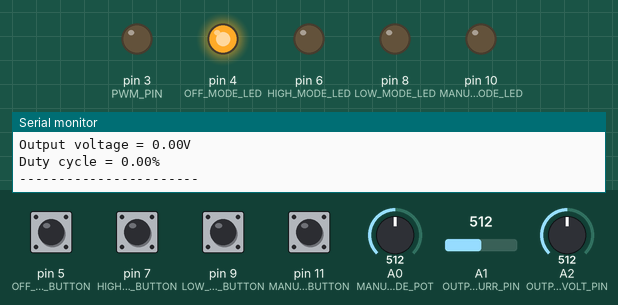
This sketch was run on a simulated Arduino Uno, built with avr-gcc and run on an emulated ATmega328P. Shown: output pins drawn as LEDs (lit = HIGH), the last lines printed to the serial monitor. The inputs (shaded band) are chosen by the test bench; at power-on: pin 5 (OFF_MODE_BUTTON), pin 7 (HIGH_MODE_BUTTON), pin 9 (LOW_MODE_BUTTON), pin 11 (MANUAL_MODE_BUTTON) LOW, A1 (OUTPUT_CURR_PIN) = 512, A2 (OUTPUT_VOLT_PIN) = 512, A0 (MANUAL_MODE_POT) = 512.

Above: at 1.3 s.
1.4 s: pin 7 (HIGH_MODE_BUTTON) pulled HIGH for 0.65 s
At 2.8 s:
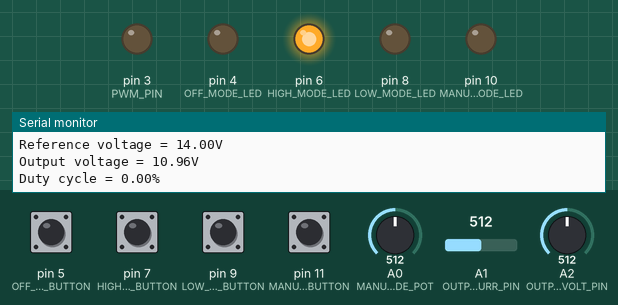
3.5 s: A1 (OUTPUT_CURR_PIN) set to 107
6.6 s: A1 (OUTPUT_CURR_PIN) set to 93
At 7.0 s:
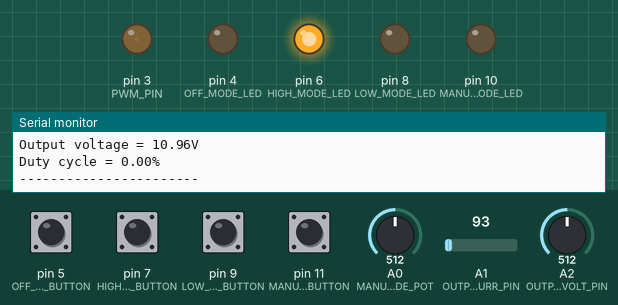
9.7 s: pin 11 (MANUAL_MODE_BUTTON) pulled HIGH for 0.65 s
At 10.4 s:
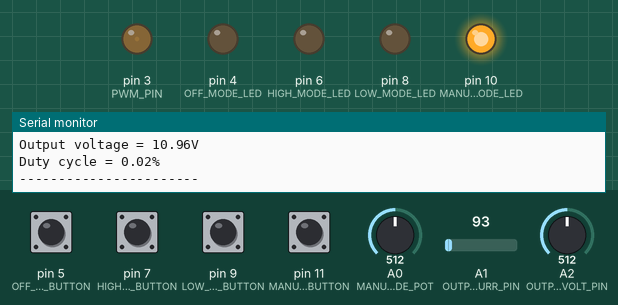
13.5 s: pin 9 (LOW_MODE_BUTTON) pulled HIGH for 0.65 s
At 17.2 s:
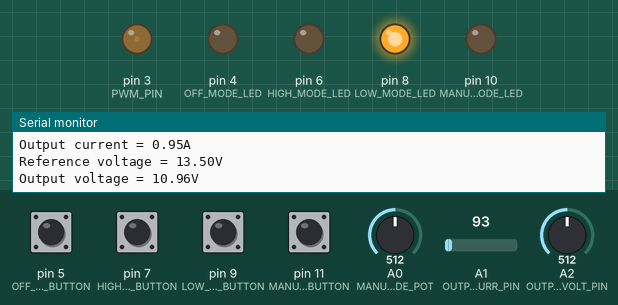
17.3 s: A2 (OUTPUT_VOLT_PIN) set to 716
Timing chart, 0 to 29.7 s (numbered marks = the images above; inputs shaded):
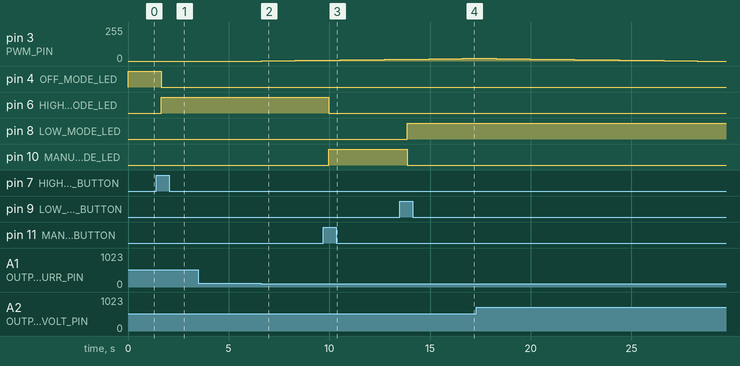

Measured:
- after the input at 1.4 s, pin 4 (OFF_MODE_LED): HIGH → LOW after 0.26 s; pin 6 (HIGH_MODE_LED): LOW → HIGH after 0.26 s
- after the input at 6.6 s, pin 3 (PWM_PIN): moves from 0/255 to 6/255 over 2.8 s, starting after 0.05 s
- after the input at 9.7 s, pin 6 (HIGH_MODE_LED): HIGH → LOW after 0.27 s; pin 10 (MANUAL_MODE_LED): LOW → HIGH after 0.27 s
- after the input at 13.5 s, pin 8 (LOW_MODE_LED): LOW → HIGH after 0.36 s; pin 10 (MANUAL_MODE_LED): HIGH → LOW after 0.36 s

The sketch:

charge_controller_v2.5.ino
```cpp
// Only have 8 bits of precision for duty cycle

// Pin labels
// ----------
// Potentiometer pin
#define MANUAL_MODE_POT     A0
// Output current measurement
#define OUTPUT_CURR_PIN     A1
// Output voltage measurement
#define OUTPUT_VOLT_PIN     A2
// PWM pin
#define PWM_PIN             3
// LED pins
#define OFF_MODE_LED        4
#define HIGH_MODE_LED       6
#define LOW_MODE_LED        8
#define MANUAL_MODE_LED     10
// Push button pins
#define OFF_MODE_BUTTON     5
#define HIGH_MODE_BUTTON    7
#define LOW_MODE_BUTTON     9
#define MANUAL_MODE_BUTTON  11

// State holders
// -------------
// Source selector operating mode
enum operating_mode {off, high, low, manual};
enum operating_mode current_operating_mode = off;

// Global variables
// ----------------
// Output voltage reference value
const float high_mode_output_ref  = 14.0; // Units of volts
const float low_mode_output_ref   = 13.5; // Units of volts
float output_ref = 0;
// Current
float output_curr_val;
const float output_curr_max = 1; // Units of amps
// Duty cycle
unsigned int duty_cycle = 0;
const unsigned int max_duty_cycle = 0.7*255; // 100% duty cycle is equivalent to max_duty_cycle = 255
// Output voltage value
float output_val;
float tolerance = 0.01;

void setup() {
  // Initializations
  // ---------------
  // Analog measurement pin
  pinMode(OUTPUT_VOLT_PIN, INPUT);
  // Push button pins
  pinMode(OFF_MODE_BUTTON, INPUT);
  pinMode(HIGH_MODE_BUTTON, INPUT);
  pinMode(LOW_MODE_BUTTON, INPUT);
  pinMode(MANUAL_MODE_BUTTON, INPUT);
  // Potentiometer pin
  pinMode(MANUAL_MODE_POT, INPUT);
  // PWM pin
  pinMode(PWM_PIN, OUTPUT);
  // LED pins
  pinMode(OFF_MODE_LED, OUTPUT);
  pinMode(HIGH_MODE_LED, OUTPUT);
  pinMode(LOW_MODE_LED, OUTPUT);
  pinMode(MANUAL_MODE_LED, OUTPUT);
  digitalWrite(OFF_MODE_LED, HIGH);
  digitalWrite(HIGH_MODE_LED, LOW);
  digitalWrite(LOW_MODE_LED, LOW);
  digitalWrite(MANUAL_MODE_LED, LOW);

  // PWM initialization
  // ------------------
  TCCR2B = TCCR2B & 0xF8 | 0x01;  // Set the PWM frequency on pin 3 to 32kHz

  // Serial communication initialization
  // -----------------------------------
  Serial.begin(9600);
}
void loop() {
  // To Do:
  // ------
  // Set up pushbuttons to interrupts
  // Proturb and observe
  //while(1);
  // Constant output voltage regulation
  // ----------------------------------
  //int i;
  //for (i = 0; i < 10; i++){
    Update_current_mode();
    // Update reference voltage if in manual mode
    if (current_operating_mode == manual) {
      output_ref = (analogRead(MANUAL_MODE_POT)/1023.0)*25; // Max output of 20V
    }
    Update_duty_cycle();
    //delay(50);
  //}
  //output_curr_val= (analogRead(OUTPUT_CURR_PIN)/1023.0)*10.5;
  //Print_output_curr_val();
  /*
  duty_cycle = (analogRead(MANUAL_MODE_POT)/1023.0)*255;
  analogWrite(PWM_PIN, duty_cycle);
  */

  delay(500);
  Print_output_curr_val();
  Print_output_ref();
  Print_output_val();
  Print_duty_cycle();
  Serial.print("-----------------------\n");
}

// Update current mode
// -------------------
// Polls the push buttons
void Update_current_mode(void) {
  if ((digitalRead(OFF_MODE_BUTTON) == HIGH) && (current_operating_mode != off)) {
    current_operating_mode = off;
    duty_cycle = 0;
    output_ref = 0;
    Turn_mode_LEDs_off();
    digitalWrite(OFF_MODE_LED, HIGH);
  }
  if ((digitalRead(HIGH_MODE_BUTTON) == HIGH) && (current_operating_mode != high)) {
    current_operating_mode = high;
    output_ref = high_mode_output_ref;
    Turn_mode_LEDs_off();
    digitalWrite(HIGH_MODE_LED, HIGH);
  }
  if ((digitalRead(LOW_MODE_BUTTON) == HIGH) && (current_operating_mode != low)) {
    current_operating_mode = low;
    output_ref = low_mode_output_ref;
    Turn_mode_LEDs_off();
    digitalWrite(LOW_MODE_LED, HIGH);
  }
  if ((digitalRead(MANUAL_MODE_BUTTON) == HIGH) && (current_operating_mode != manual)) {
    current_operating_mode = manual;
    output_ref = 0; // Value updated in proceeding code
    Turn_mode_LEDs_off();
    digitalWrite(MANUAL_MODE_LED, HIGH);
  }
}

// Turn mode LEDs off
// ------------------
void Turn_mode_LEDs_off(void) {
  digitalWrite(OFF_MODE_LED, LOW);
  digitalWrite(HIGH_MODE_LED, LOW);
  digitalWrite(LOW_MODE_LED, LOW);
  digitalWrite(MANUAL_MODE_LED, LOW);
}

// Print output reference voltage
// ------------------------------
void Print_output_ref(void) {
  Serial.print("Reference voltage = ");
  Serial.print(output_ref);
  Serial.print("V\n");
  //delay(500);
}

// Print output current value
// --------------------------
void Print_output_curr_val(void) {
  Serial.print("Output current = ");
  Serial.print(output_curr_val);
  Serial.print("A\n");
  //delay(500);
}

// Update duty cycle
// -----------------
void Update_duty_cycle(void) {
  // Read current output voltage val
  // -------------------------------
  // Different calibration for each mode to make results more accurate
  if (current_operating_mode == manual) {
    output_val = (analogRead(OUTPUT_VOLT_PIN)/1023.0)*5*4.95;
  }
  else if (current_operating_mode == high) {
    output_val = (analogRead(OUTPUT_VOLT_PIN)/1023.0)*5*4.38;
  }
  else if (current_operating_mode == low) {
    output_val = (analogRead(OUTPUT_VOLT_PIN)/1023.0)*5*4.38;
  }

  output_curr_val= (analogRead(OUTPUT_CURR_PIN)/1023.0)*10.5;

  // If in off mode, set duty cycle equal to zero
  if (output_ref == 0) {
    duty_cycle = 0;
    analogWrite(PWM_PIN, duty_cycle);
  }
  // If output voltage below tolerance, increase duty cycle
  else if ((output_val <= (output_ref - output_ref * tolerance)) && (output_curr_val < output_curr_max) && (duty_cycle < max_duty_cycle)) {
  //else if ((output_val <= (output_ref - output_ref * tolerance)) && (duty_cycle < max_duty_cycle)) {
    duty_cycle++;
    analogWrite(PWM_PIN, duty_cycle);
  }
  // If output voltage above tolerance, decrease duty cycle
  else if (((output_val >= (output_ref + output_ref * tolerance)) || (output_curr_val > output_curr_max)) && (duty_cycle > 0)) {
  //else if ((output_val >= (output_ref + output_ref * tolerance)) && (duty_cycle > 0)) {
    duty_cycle--;
    analogWrite(PWM_PIN, duty_cycle);
  }
}

// Print output voltage
// ------------------------------
void Print_output_val(void) {
  Serial.print("Output voltage = ");
  Serial.print(output_val);
  Serial.print("V\n");
  //delay(500);
}

// Print duty cycle
// ------------------------------
void Print_duty_cycle(void) {
  Serial.print("Duty cycle = ");
  Serial.print(((float)duty_cycle)/255.0);
  Serial.print("%\n");
  //delay(500);
}
```
